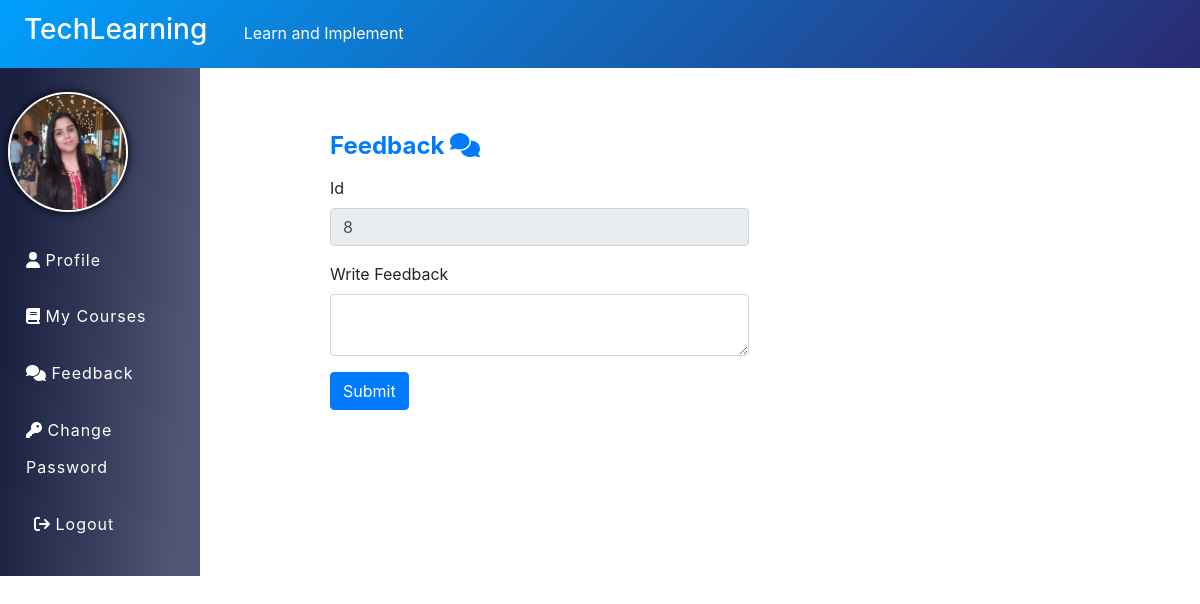
The page /Student/stu_feedback.php (signed in) on the database its author committed.
### tables this page shows
CREATE TABLE `sign_up` (
  `id` int(50) NOT NULL,
  `Name` varchar(50) NOT NULL,
  `Phone` varchar(50) NOT NULL,
  `Email` varchar(50) NOT NULL,
  `Password` varchar(50) NOT NULL,
  `stu_occp` varchar(50) NOT NULL,
  `stu_img` varchar(255) NOT NULL
);

### Student/stu_feedback.php (the view, shortened to what this page needs)
<?php
include('./stuInclude/header.php');
include('../dbcon.php');
if(isset($_SESSION['is_login'])){
    $stuEmail =  $_SESSION['stud_email'];
}else{
    echo "<script> location.href='../index.php'; </script>";
}
$sql = "SELECT * FROM sign_up WHERE Email='$stuEmail'";
$result = $con->query($sql);
if($result->num_rows == 1){
  $row = $result->fetch_assoc();
  $stuId = $row['id'];
}
?>
<div class="col-sm-8 mx-auto mt-3">
<div class="row mx-auto">
<div class="col-sm-7">
<form class="mt-5 " method="POST">
<h4 class="  my-3 font-weight-bold text-primary">Feedback <i class="fa fa-comments"></i></h4>
<div class="form-group">
<label for="stuId">Id</label>
<input type="text" class="form-control" id="stuId" value="<?php echo  $stuId ?>" readonly>
</div>
<div class="form-group">
<label for="f_content">Write Feedback</label>
<textarea class="form-control" id="f_content" name="f_content" row=2 ></textarea>
</div>
<button type="submit" class="btn btn-primary mr-4 mb-4 " name="submitFeedbackbtn">Submit</button>
</form>
</div>
</div>
</div>
<?php
include('./stuInclude/footer.php');
?>

### Student/stuInclude/header.php (shortened to what this page needs)
<?php
include('../dbcon.php');
if(isset($_SESSION['is_login'])){
    $stuLogEmail = $_SESSION['stud_email'];
 }
if(isset($stuLogEmail)){
    $sql = "SELECT stu_img FROM sign_up WHERE Email = '$stuLogEmail'";
    $result = $con->query($sql);
    $row = $result->fetch_assoc();
    $stu_img = $row['stu_img'];
}
?>
<!DOCTYPE html>
<html lang="en">
<head>
    <link rel="stylesheet" href="../Admin/admin_css/admin_style.css">
    <link rel="stylesheet" href="https://cdn.jsdelivr.net/npm/bootstrap@4.5.3/dist/css/bootstrap.min.css">
    <link rel="stylesheet" href="https://stackpath.bootstrapcdn.com/font-awesome/4.7.0/css/font-awesome.min.css">
</head>
<body>
<div class="container-fluid header p-2">
    <a class="navbar-brand text-white ml-3" href="../index.php" style="font-size: 15px!important;"><h3>TechLearning</h3></a>
    <span class="navbar-text text-white mr-auto mx-3 "><a  class=" text-white" href="../index.php">Learn and Implement</a></span>
  </div>
<div class="row dashboard_row">
    <div class="col-lg-2 first col-sm-11  "style=" height:auto;background-image: linear-gradient( 94.3deg,  rgba(26,33,64,1) 10.9%, rgba(81,84,115,1) 87.1% );
    ">
    <nav class="navbar  profile navbar-light py-4 px-2">
            <ul class="navbar-nav mx-auto " >
            <img src="<?php echo $stu_img?>" alt="studentimage" class="" style="height:120px;width:120px; border-radius:50%; border:2px solid white; margin-bottom:20px;box-shadow:0px 0px 10px black;">
            <li class="nav-item ">
                <a class="nav-link  text-primary <?php if(PAGE == 'profile'){echo 'active';}?>"
                href="studentProfile.php">
                <i class="fa fa-user"></i> Profile <span class="sr-only">(current)</span></a>
            </li>
                <li class="nav-item ">
                    <a class="nav-link text-primary" href="mycourses.php"> <i class="fa fa-book"></i> My Courses</a>
                </li>
                <li class="nav-item ">
                    <a class="nav-link text-primary" href="../Student/stu_feedback.php"><i class="fa fa-comments"></i> Feedback</a>
                </li>
                <li class="nav-item ">
                    <a class="nav-link text-primary" href="../Student/changepswd.php"> <i class="fa fa-key" ></i> Change Password</a>
                </li>
                <li class="nav-item">
                    <a class="nav-link text-primary" href="../logout.php"> <i class="fa fa-sign-out ml-2"></i> Logout</a>
                </li>
            </ul>
        </nav>
    </div>

### Admin/admin_css/admin_style.css (style rules this page uses)
.header { background-color: #2a2a72; background-image: linear-gradient(315deg, #2a2a72, #009ffd); }
.dashboard_row { margin-left: 0px !important; margin-right: 0px !important; }
.first { padding-left: 0px !important; padding-right: 0px !important; }
.navbar-nav .nav-link { padding: 10px 10px !important; }

### Student/stuInclude/header.php (style rules this page uses)
ul li .nav-link { color: white !important; margin:0px 0.5rem; line-height:2.3; transition: 0.2s linear all; letter-spacing:1px; }

### rows shown on the page
sign_up: stu_img (picture), id "8"
